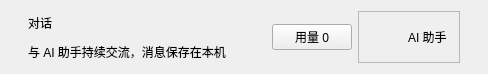
        <widget class="QFrame" name="headerFrame">
         <property name="minimumSize">
          <size>
           <width>0</width>
           <height>74</height>
          </size>
         </property>
         <property name="maximumSize">
          <size>
           <width>16777215</width>
           <height>74</height>
          </size>
         </property>
         <layout class="QHBoxLayout" name="headerLayout">
          <property name="leftMargin">
           <number>28</number>
          </property>
          <property name="rightMargin">
           <number>28</number>
          </property>
          <item>
           <layout class="QVBoxLayout" name="titleLayout">
            <item>
             <widget class="QLabel" name="pageTitle">
              <property name="text">
               <string>对话</string>
              </property>
             </widget>
            </item>
            <item>
             <widget class="QLabel" name="pageSubtitle">
              <property name="text">
               <string>与 AI 助手持续交流，消息保存在本机</string>
              </property>
             </widget>
            </item>
           </layout>
          </item>
          <item>
           <spacer name="headerSpacer">
            <property name="orientation">
             <enum>Qt::Horizontal</enum>
            </property>
            <property name="sizeHint" stdset="0">
             <size>
              <width>40</width>
              <height>20</height>
             </size>
            </property>
           </spacer>
          </item>
          <item>
           <widget class="QPushButton" name="usageBalanceButton">
            <property name="toolTip">
             <string>查看本地 Token 用量并查询 DeepSeek 余额</string>
            </property>
            <property name="text">
             <string>用量 0</string>
            </property>
           </widget>
          </item>
          <item>
           <widget class="QFrame" name="assistantIdentityFrame">
            <property name="frameShape">
             <enum>QFrame::StyledPanel</enum>
            </property>
            <layout class="QHBoxLayout" name="assistantIdentityLayout">
             <property name="spacing">
              <number>8</number>
             </property>
             <property name="leftMargin">
              <number>7</number>
             </property>
             <property name="topMargin">
              <number>5</number>
             </property>
             <property name="rightMargin">
              <number>12</number>
             </property>
             <property name="bottomMargin">
              <number>5</number>
             </property>
             <item>
              <widget class="QLabel" name="headerAssistantAvatar">
               <property name="minimumSize">
                <size>
                 <width>34</width>
                 <height>34</height>
                </size>
               </property>
               <property name="maximumSize">
                <size>
                 <width>34</width>
                 <height>34</height>
                </size>
               </property>
               <property name="alignment">
                <set>Qt::AlignCenter</set>
               </property>
              </widget>
             </item>
             <item>
              <widget class="QLabel" name="headerAssistantName">
               <property name="text">
                <string>AI 助手</string>
               </property>
              </widget>
             </item>
            </layout>
           </widget>
          </item>
         </layout>
        </widget>
